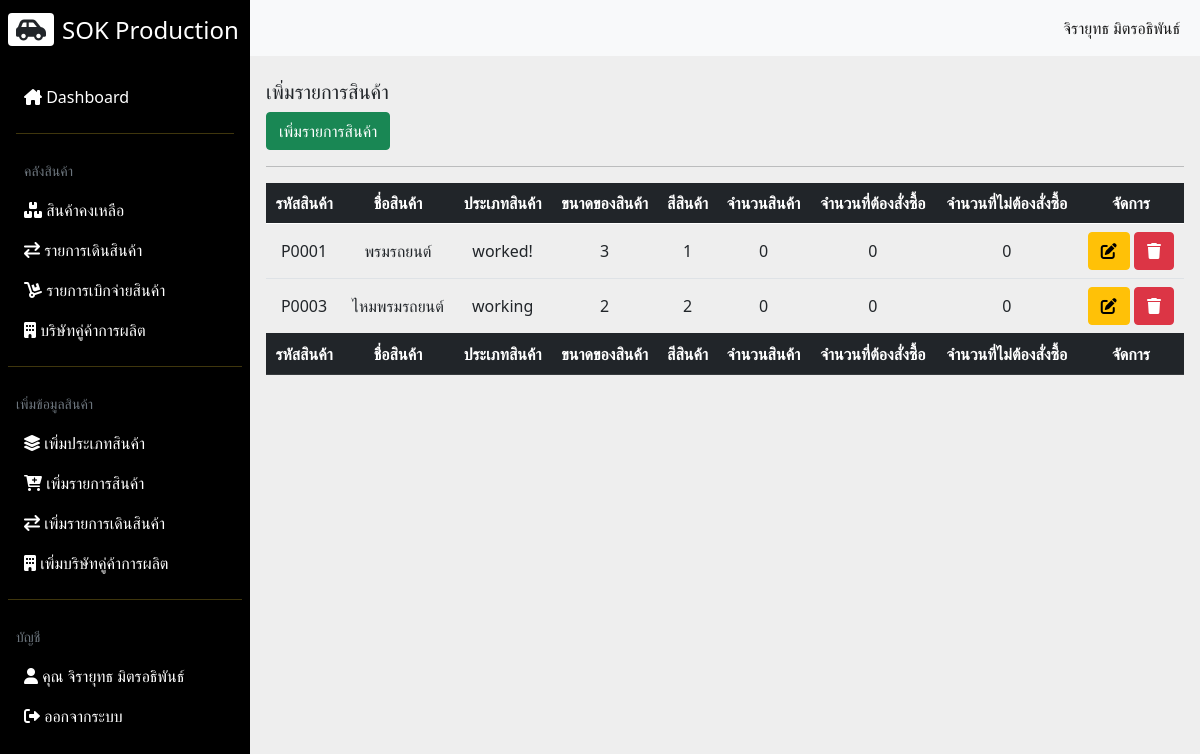
The app's page /addProduct.php (signed in), older data.
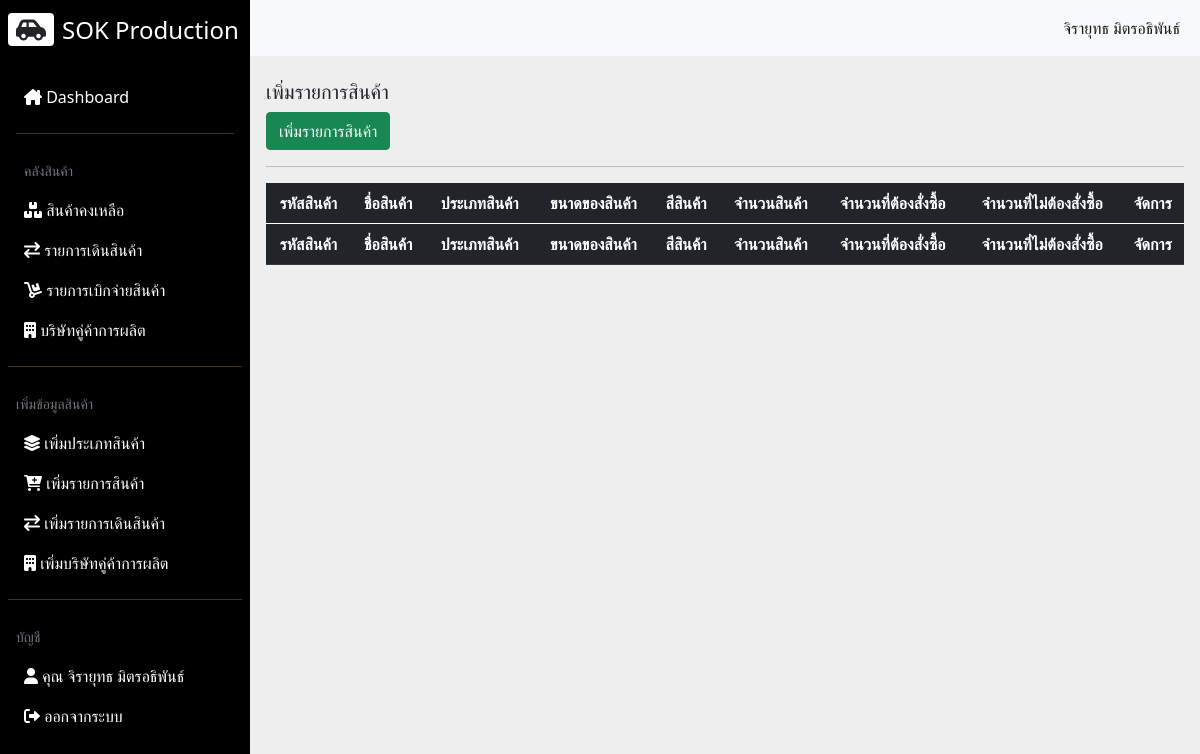
The same page, newer data.
### tables this page shows
CREATE TABLE `inventory` (
  `inv_id` varchar(11) NOT NULL,
  `inv_name` varchar(255) NOT NULL,
  `inv_qty` int(11) NOT NULL DEFAULT 0,
  `inv_min` int(11) DEFAULT NULL,
  `inv_max` int(11) DEFAULT NULL,
  `inv_size` varchar(64) DEFAULT NULL,
  `inv_color` varchar(64) DEFAULT NULL,
  `cate_id` int(11) NOT NULL
);

CREATE TABLE `category` (
  `cate_id` int(11) NOT NULL,
  `cate_name` varchar(255) NOT NULL
);

### addProduct.php (the view, shortened to what this page needs)
<!DOCTYPE html>
<html lang="en">
<head>
  <link rel="stylesheet" href="css/all.min.css">
  <link rel="stylesheet" href="css/fontawesome.min.css">
  <link rel="stylesheet" href="css/bootstrap.min.css">
  <link rel="stylesheet" href="css/styles.css">
  <link rel="stylesheet" href="css/jquery.dataTables.min.css">
</head>
<body>
  <div class="main-container d-flex">
    <?php include("includes/menuNavbar.inc.php"); ?>
    <?php
    if($_SESSION['emp_level'] == 1) {
    ?>
    <div class="content">
      <nav class="navbar navbar-expand-md navbar-light bg-light">
        <div class="container-fluid">
          <div class="collapse navbar-collapse justify-content-end" id="navbarSupportedContent">
            <ul class="navbar-nav mb-2 mb-lg-0">
              <li class="nav-item">
                <a class="nav-link active" aria-current="page" href="#"><?= $_SESSION['emp_fname']; ?> <?= $_SESSION['emp_lname']; ?></a>
              </li>
            </ul>
          </div>
        </div>
      </nav>
      <div class="dashboard-content px-3 pt-4">
        <h2 class="fs-5"> เพิ่มรายการสินค้า</h2>
        <button class="btn btn-success" id="add">เพิ่มรายการสินค้า</button>
        <hr>
        <div class="col-md-12">
          <div class="row">
            <div class="col-md-12">
              <div class="table-responsive">
                <table class="table align-middle table-hover" id="myTable">
                  <thead class="table-dark">
                    <tr>
                      <th class="text-center">รหัสสินค้า</th>
                      <th class="text-center">ชื่อสินค้า</th>
                      <th class="text-center">ประเภทสินค้า</th>
                      <th class="text-center">ขนาดของสินค้า</th>
                      <th class="text-center">สีสินค้า</th>
                      <th class="text-center">จำนวนสินค้า</th>
                      <th class="text-center">จำนวนที่ต้องสั่งซื้อ</th>
                      <th class="text-center">จำนวนที่ไม่ต้องสั่งซื้อ</th>
                      <th class="text-center">จัดการ</th>
                    </tr>
                  </thead>
                  <tbody>
                    <?php
                    include_once('config/db.php');
                    $sql = "SELECT * FROM inventory INNER JOIN category ON inventory.cate_id = category.cate_id";
                    $query = mysqli_query($conn, $sql);
                    while($row = mysqli_fetch_array($query)) {
                    ?>
                    <tr id="<?= $row['inv_id']; ?>" class="text-center">
                      <td><?= $row['inv_id']; ?></td>
                      <td data-target="name"><?= $row['inv_name']; ?></td>
                      <td><?= $row['cate_name']; ?></td>
                      <td data-target="size"><?= $row['inv_size']; ?></td>
                      <td data-target="color"><?= $row['inv_color']; ?></td>
                      <td data-target="qty"><?= $row['inv_qty']; ?></td>
                      <td data-target="min"><?= $row['inv_min']; ?></td>
                      <td data-target="max"><?= $row['inv_max']; ?></td>
                      <td>
                        <a href="#" data-role="edit" data-id="<?= $row['inv_id']; ?>"; class="btn btn-warning"><i class="fa-solid fa-pen-to-square"></i></a>
                        <a href="#" data-role="delete" data-id="<?= $row['inv_id']; ?>"; class="btn btn-danger"><i class="fa-solid fa-trash"></i></a>
                      </td>
                    </tr>
                    <?php } ?>
                  </tbody>
                  <thead class="table-dark">
                    <tr>
                      <th class="text-center">รหัสสินค้า</th>
                      <th class="text-center">ชื่อสินค้า</th>
                      <th class="text-center">ประเภทสินค้า</th>
                      <th class="text-center">ขนาดของสินค้า</th>
                      <th class="text-center">สีสินค้า</th>
                      <th class="text-center">จำนวนสินค้า</th>
                      <th class="text-center">จำนวนที่ต้องสั่งซื้อ</th>
                      <th class="text-center">จำนวนที่ไม่ต้องสั่งซื้อ</th>
                      <th class="text-center">จัดการ</th>
                    </tr>
                  </thead>
                </table>
              </div>
            </div>
          </div>
        </div>
      </div>
    </div>
    <?php } else {
      echo '<script>alert("หน้าเพจนี้ได้สำหรับพนักงานจัดการคลังสินค้าเท่านั้น!");window.location.href = "index.php"</script>';
    } ?>
  </div>
</body>
</html>

Row changes from the older to the newer data that the page shows:
removed inventory: inv_id "P0001", inv_name "พรมรถยนต์", cate.cate_name "worked!", inv_size "3", inv_color "1", inv_qty "0", inv_min "0", inv_max "0"
removed inventory: inv_id "P0003", inv_name "ไหมพรมรถยนต์", cate.cate_name "working", inv_size "2", inv_color "2", inv_qty "0", inv_min "0", inv_max "0"
